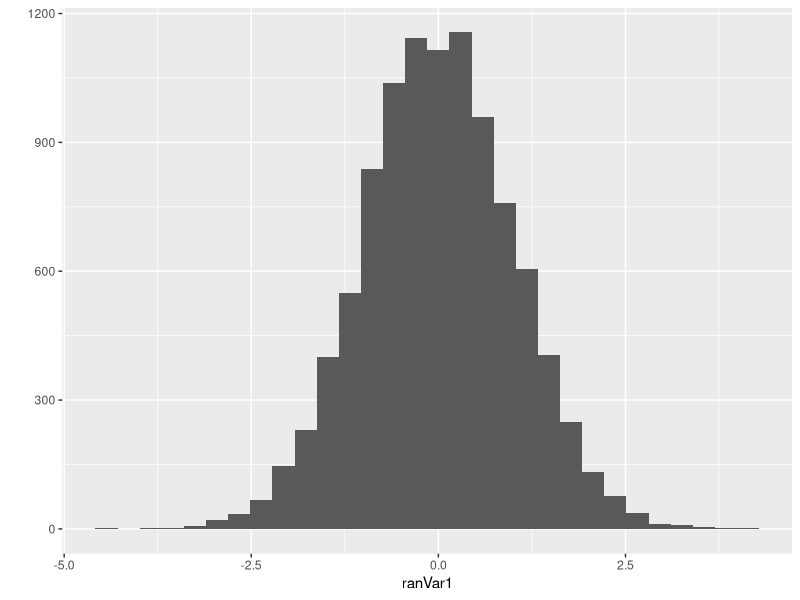

Generate this figure with R:
# First comment to explain what this program is doing.
# Be expansive and describe it in great detail. This may seem trivial, but will become increasginly important as you create complex programs.
# 25 January 2024


#Preliminaries
library(ggplot2)
set.seed(100)
library(TeachingDemos) # use this to set random number seed from a character strings
char2seed("green tea")
char2seed("green tea",set=FALSE)

# control shift C will create a comment

#

# Global variables
nRep <- 10000


# Create or read in data
ranVar1 <- rnorm(nRep)
# print(ranVar1)
head(ranVar1)

tail(ranVar1)

ranVar2 <- rnorm(nRep)

qplot(x=ranVar1)

ranProd <- ranVar1*ranVar2

length(ranProd)

str(ranProd)

head(ranProd)
